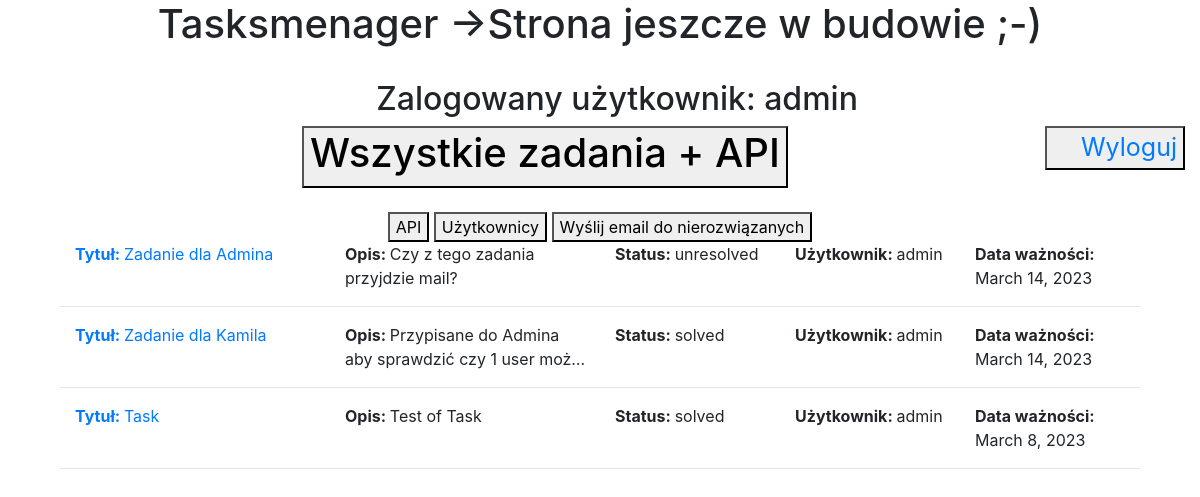
Screenshot of /taskuser/1/ (signed in) with the database file from the repository.
### tasks/models.py (models this page shows)
class Task(models.Model):
    title = models.CharField(max_length=50)
    description = models.TextField()
    status = models.CharField(choices=TASK_STATUS, default='', max_length=30)
    user = models.ForeignKey(User, on_delete=models.CASCADE)
    expiry_date = models.DateField()
    class Meta:
        verbose_name = "Zadanie"
        verbose_name_plural = "Zadania"

### tasks/views.py (the view)
# urls.py: path('taskuser/<id>/', taskuser, name='taskuser'),
@login_required(login_url='login')
def taskuser(request, id):
    user_tasks = User.objects.get(pk=id)
    user_task = Task.objects.filter(user_id=user_tasks)
    data = {'wybor_uzytkownika': user_tasks,
            'zadania_uzytkownika': user_task}
    return render(request, 'taskuser.html', data)

### tasks/templates/taskuser.html
{% extends 'template.html' %}
{% load static %}
{% block taskuser %}
    {% if zadania_uzytkownika %}
        <div class="col-lg-12">
            {% for task in zadania_uzytkownika %}
                <div class="col-lg-3">
                    <a href = "/taskdetails/{{task.id}}"><strong>Tytuł: </strong>{{task.title}}</a>
                </div>
                <div class="col-lg-3">
                <strong>Opis: </strong>{{task.description}}
                </div>
                <div class="col-lg-2">
                <strong>Status: </strong>{{task.status}}
                </div>
                <div class="col-lg-2">
                <strong>Użytkownik: </strong>{{task.user}}
                </div>
                <div class="col-lg-2">
                <strong>Data ważności: </strong>{{task.expiry_date}}
                </div>
                <br>
                <br>
                <hr>
            {% endfor %}
        </div>
    {% endif %}
{% endblock taskuser %}

### tasks/templates/template.html (shortened to what this page needs)
{% load static %}
<!DOCTYPE html>
<html lang="pl">
<head>
	<link rel="stylesheet" href="https://stackpath.bootstrapcdn.com/bootstrap/4.4.1/css/bootstrap.min.css">
	<link rel="stylesheet" href="{% static '/style.css' %}">
</head>
<body>
	<header>
		<div class="col-lg-12">
			<div class="info">
				<h1 class="categories-title">Tasksmenager ->Strona jeszcze w budowie ;-)</h1><br>
				<h2 id="hello-msg">&nbsp &nbsp Zalogowany użytkownik: {{request.user}}</h2>
			</div>
			<div class="logout">
				<button><a href="{% url 'logout' %}">&nbsp &nbsp Wyloguj</a></button>
			</div>
		</div>
	</header>
	<div class="container">
		<a href = "/tasks">
       		<button><h1> Wszystkie zadania + API </h1></button>
		</a>
		<br>
		<br>
		<a href = "/task/api">
			<button>API</button>
	 	</a>
		<a href = "/users">
			<button> Użytkownicy </button>
		</a>
		<button id="mail">Wyślij email do nierozwiązanych</button>
		{% block taskuser %}   {% endblock taskuser %}
	</div>
</body>
</html>

### tasks/static/style.css (style rules this page uses)
.container { text-align: center; }
.info { text-align: center; }
.logout { text-align: right; font-size: 25px; color: rgb(252, 60, 60); float: right; }
.col-lg-3 { text-align: left; float: left; display: -webkit-box; -webkit-line-clamp: 2; -webkit-box-orient: vertical; overflow: hidden; }
.col-lg-2 { text-align: left; float: left; display: -webkit-box; -webkit-line-clamp: 2; -webkit-box-orient: vertical; overflow: hidden; }

### rows the page displays
Task: title "Zadanie dla Admina", description "Czy z tego zadania przyjdzie mail?", status "unresolved", user "admin", expiry_date "March 14, 2023"
Task: title "Zadanie dla Kamila", description "Przypisane do Admina aby sprawdzić czy 1 user…", status "solved", user "admin", expiry_date "March 14, 2023"
Task: title "Task", description "Test of Task", status "solved", user "admin", expiry_date "March 8, 2023"

### other values shown
{{ request.user }} "admin"
